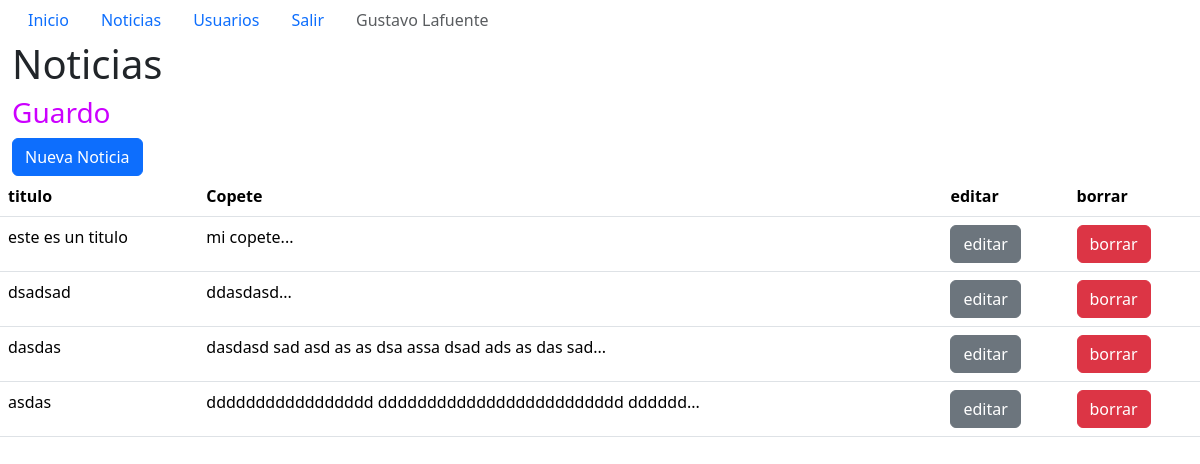
Page /admin/noticias.php?mensaje=Guardo (signed in) on the committed database.
### tables this page shows
CREATE TABLE IF NOT EXISTS `noticias` (
  `id_noticia` int(11) NOT NULL,
  `id_usuario` int(11) NOT NULL,
  `titulo` text NOT NULL,
  `copete` text NOT NULL,
  `cuerpo` text NOT NULL,
  `imagen` varchar(255) NOT NULL,
  `fecha` date NOT NULL,
  `categoria` varchar(30) NOT NULL
);

### admin/noticias.php (the view, shortened to what this page needs)
<?php
    extract($_REQUEST);
?>
<!DOCTYPE html>
<html lang="es">
<head>
    <link href="../lib/bootstrap-5.3.2/css/bootstrap.min.css" rel="stylesheet">
</head>
<body>
    <div class="container-fluid">
       <?php require("menu.php");?>
       <h1>Noticias</h1>
       <?php
            if(isset($mensaje))
                print("<h3 style='color:#cc00ff'>".$mensaje."</h3>");
       ?>
       <a href="noticias_nueva.php" class="btn btn-primary">Nueva Noticia</a>
    </div>
    <table class="table">
        <tr>
            <th>titulo</th>
            <th>Copete</th>
            <th>editar</th>
            <th>borrar</th>
        </tr>
    <?php
        require("conexion.php");
        $conexion = mysqli_connect($server_db, $usuario_db, $password_db)
            or die("No se puede conectar con el servidor");
        mysqli_select_db($conexion, $base_db)
            or die("No se puede seleccionar la base de datos");
         $instruccion="select * from noticias  order by fecha desc";
             $consulta=mysqli_query($conexion,$instruccion) or die("no puedo consultar");
             $nfilas=mysqli_num_rows($consulta);
        for($i=0;$i<$nfilas;$i++)
        {
            $resultado=mysqli_fetch_array($consulta);
            print('
            <tr>
                <td>'.trim($resultado['titulo']).'</td>
                <td>'.substr($resultado['copete'],0,50).'...</td>
                <td><a href="noticias_editar.php?id_noticia='.$resultado['id_noticia'].'" class="btn btn-secondary">editar</a></td>
                <td><a href="noticias_borrar.php?id_noticia='.$resultado['id_noticia'].'&imagen='.$resultado['imagen'].'" class="btn btn-danger" onclick="return confirm(&quot; Desea eliminar &quot;)">borrar</a></td>
            </tr>
            ');
        }
    ?>
    </table>
</body>
</html>

### rows in the picture
noticias: titulo "este es un titulo", copete "mi copete"
noticias: titulo "dsadsad", copete "ddasdasd"
noticias: titulo "dasdas", copete "dasdasd sad asd as as dsa assa dsad ads as das sad"
noticias: titulo "asdas", copete "ddddddddddddddddd ddddddddddddddddddddddddd dddddd"

### other values in the picture
$_SESSION['nombre'] "Gustavo"
$_SESSION['apellido'] "Lafuente"
$mensaje "Guardo"
